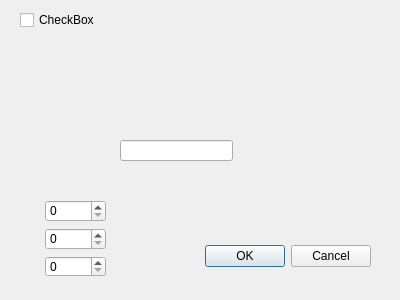
<?xml version="1.0" encoding="UTF-8"?>
<ui version="4.0">
 <class>OptionDialog</class>
 <widget class="QDialog" name="OptionDialog">
  <property name="geometry">
   <rect>
    <x>0</x>
    <y>0</y>
    <width>400</width>
    <height>300</height>
   </rect>
  </property>
  <property name="windowTitle">
   <string>Dialog</string>
  </property>
  <widget class="QDialogButtonBox" name="buttonBox">
   <property name="geometry">
    <rect>
     <x>30</x>
     <y>240</y>
     <width>341</width>
     <height>32</height>
    </rect>
   </property>
   <property name="orientation">
    <enum>Qt::Orientation::Horizontal</enum>
   </property>
   <property name="standardButtons">
    <set>QDialogButtonBox::StandardButton::Cancel|QDialogButtonBox::StandardButton::Ok</set>
   </property>
  </widget>
  <widget class="QLineEdit" name="lineEdit">
   <property name="geometry">
    <rect>
     <x>120</x>
     <y>140</y>
     <width>113</width>
     <height>21</height>
    </rect>
   </property>
  </widget>
  <widget class="QCheckBox" name="checkBox">
   <property name="geometry">
    <rect>
     <x>20</x>
     <y>10</y>
     <width>75</width>
     <height>20</height>
    </rect>
   </property>
   <property name="text">
    <string>CheckBox</string>
   </property>
  </widget>
  <widget class="QWidget" name="">
   <property name="geometry">
    <rect>
     <x>45</x>
     <y>200</y>
     <width>61</width>
     <height>77</height>
    </rect>
   </property>
   <layout class="QVBoxLayout" name="verticalLayout">
    <item>
     <widget class="QSpinBox" name="spinBox_2">
      <property name="maximum">
       <number>255</number>
      </property>
     </widget>
    </item>
    <item>
     <widget class="QSpinBox" name="spinBox_3">
      <property name="maximum">
       <number>255</number>
      </property>
     </widget>
    </item>
    <item>
     <widget class="QSpinBox" name="spinBox">
      <property name="maximum">
       <number>255</number>
      </property>
     </widget>
    </item>
   </layout>
  </widget>
 </widget>
 <resources/>
 <connections>
  <connection>
   <sender>buttonBox</sender>
   <signal>accepted()</signal>
   <receiver>OptionDialog</receiver>
   <slot>accept()</slot>
   <hints>
    <hint type="sourcelabel">
     <x>248</x>
     <y>254</y>
    </hint>
    <hint type="destinationlabel">
     <x>157</x>
     <y>274</y>
    </hint>
   </hints>
  </connection>
  <connection>
   <sender>buttonBox</sender>
   <signal>rejected()</signal>
   <receiver>OptionDialog</receiver>
   <slot>reject()</slot>
   <hints>
    <hint type="sourcelabel">
     <x>316</x>
     <y>260</y>
    </hint>
    <hint type="destinationlabel">
     <x>286</x>
     <y>274</y>
    </hint>
   </hints>
  </connection>
 </connections>
</ui>
